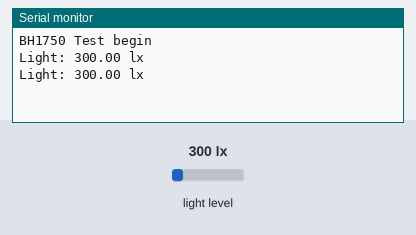
Bench run of a sketch on a simulated ESP32. Shown: the last lines printed to the serial monitor. Inputs (shaded band) come from the test bench; at power-on: light level 300 lx.

Above: at 1.8 s.
1.9 s: light level set to 40 lx
At 2.8 s:
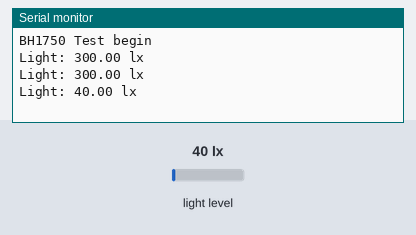
3.4 s: light level set to 500 lx
At 4.8 s:
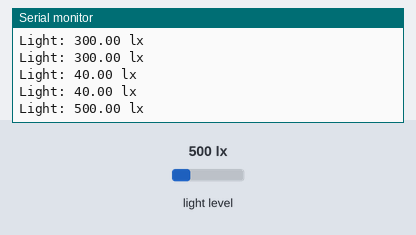
Timing chart, 0 to 6.4 s (numbered marks = the images above; inputs shaded):
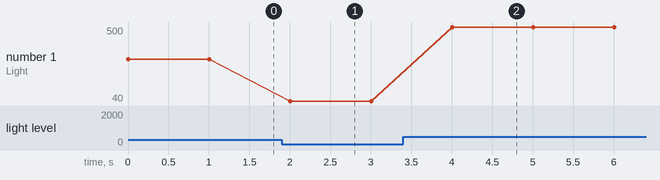

Measured:
- after the input at 1.9 s, the serial monitor: prints a new line after 0.10 s (image 1)
- after the input at 3.4 s, the serial monitor: prints a new line after 0.60 s (image 2)
- plotted number 1: 300 → 40 after the input at 1.9 s, 40 → 500 after the input at 3.4 s

The sketch:

ESP32_BH1750.ino
```cpp
#include <BH1750.h>
#include <Wire.h>

BH1750 lightMeter;

#define SDA_PIN 20
#define SCL_PIN 19

void setup() {
  Serial.begin(115200);

  // Initialize the I2C bus (BH1750 library doesn't do this automatically)
  Wire.begin(SDA_PIN, SCL_PIN);

  lightMeter.begin();

  Serial.println(F("BH1750 Test begin"));
}

void loop() {
  float lux = lightMeter.readLightLevel();
  Serial.print("Light: ");
  Serial.print(lux);
  Serial.println(" lx");
  delay(1000);
}
```
